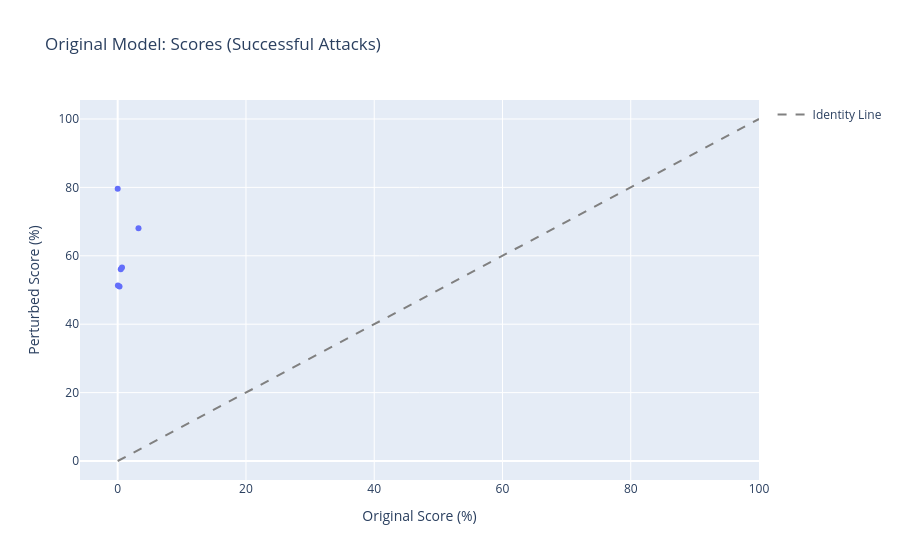
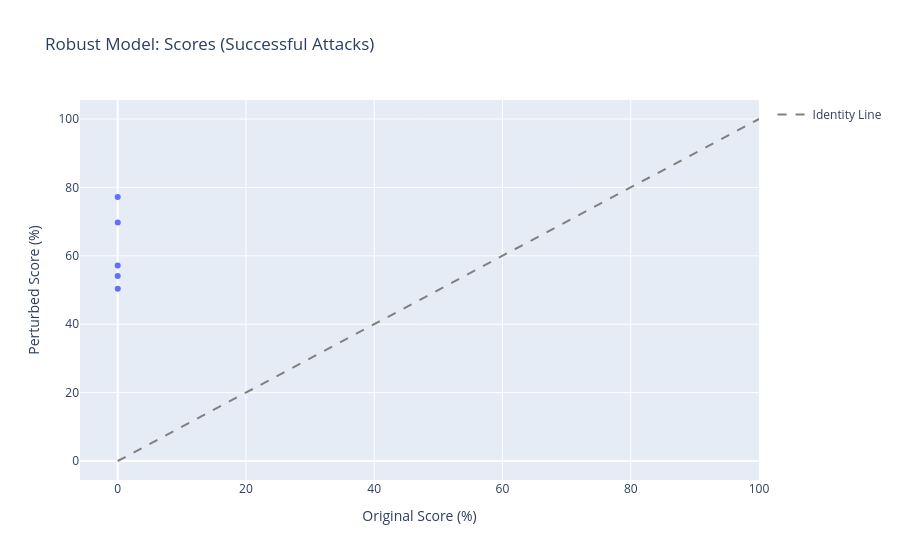

The code cell stored with these charts, in order, in its notebook:
### Markdown cell above
## **8. Load Attack Results and Visualize**
We now load the saved CSV logs and generate the plots.

### Code cell
df_original = pd.read_csv(r"C:\Users\USER\Ola_Adv_phishing\Data\comparison_data_adversary\original_model_attack_log.csv")
df_robust = pd.read_csv(r"C:\Users\USER\Ola_Adv_phishing\Data\comparison_data_adversary\robust_model_attack_log.csv")

# Original Model Plots
plot_attack_success_rate(df_original, "Original Model Attack Success Rate")
plot_num_queries_distribution(df_original, "Original Model: Distribution of Queries")
plot_scores_scatter(df_original, "Original Model: Scores (Successful Attacks)")

# Robust Model Plots
#plot_attack_success_rate(df_robust, "Robust Model Attack Success Rate")
plot_num_queries_distribution(df_robust, "Robust Model: Distribution of Queries")
plot_scores_scatter(df_robust, "Robust Model: Scores (Successful Attacks)")

### Figure 1 — Plotly figure (JSON) as saved in the notebook; plotly's stock layout.template omitted (floating-point values rounded to 4 significant figures)
{"data": [{"customdata": [["re 6 1100 disc uniformitarianism re 1086 sex lang dick hudson s observations on us use of s on but not d aughter as a vocative are very thoughtprovoking but i am not sure that it is fair to [[attribute]] this to sons being treated like [[senior]] relatives for one thing we do nt normally use brother in this way any more than we do d aughter and it is hard to imagine a natural class comprising senior relatives and s on but excluding brother for another there seem to me to be differences here if i am not imagining a distinction that is not there it seems to me that the senior relative terms are used in a wider variety of contexts e g calling out from a distance to get someone s attention and hence at the beginning of an utterance whereas s on seems more natural in utterances like yes son hand me that son than in ones like son or son help me although perhaps these latter ones are not completely impossible alexis mr", "re 6 1100 disc uniformitarianism re 1086 sex lang dick hudson s observations on us use of s on but not d aughter as a vocative are very thoughtprovoking but i am not sure that it is fair to [[atribute]] this to sons being treated like [[senor]] relatives for one thing we do nt normally use brother in this way any more than we do d aughter and it is hard to imagine a natural class comprising senior relatives and s on but excluding brother for another there seem to me to be differences here if i am not imagining a distinction that is not there it seems to me that the senior relative terms are used in a wider variety of contexts e g calling out from a distance to get someone s attention and hence at the beginning of an utterance whereas s on seems more natural in utterances like yes son hand me that son than in ones like son or son help me although perhaps these latter ones are not completely impossible alexis mr"], ["the other side of galicismos galicismo is a [[spanish]] [[term]] which [[names]] the [[improper]] introduction of [[french]] [[words]] which are [[spanish]] [[sounding]] and [[thus]] very deceptive to the ear galicismo is often [[considered]] to be a barbarismo what would be the term which designates the opposite phenomenon that is unlawful words of spanish origin which may have crept into french can someone provide examples thank you joseph m kozono kozonoj gunet georgetown edu", "the other side of galicismos galicismo is a [[lspanish]] [[gterm]] which [[name]] the [[impropyer]] introduction of [[frWnch]] [[Vords]] which are [[Hpanish]] [[ounding]] and [[tus]] very deceptive to the ear galicismo is often [[cnsidered]] to be a barbarismo what would be the term which designates the opposite phenomenon that is unlawful words of spanish origin which may have crept into french can someone provide examples thank you joseph m kozono kozonoj gunet georgetown edu"], ["global risk management operations sally congratulations on your new role if you were not already aware i am now in rac in houston and i suspect our responsibilities will mean we will talk on occasion i look forward to that best regards david forwarded by david port lon ect on 18 01 2000 14 16 enron capital trade resources corp from rick causey enron 18 01 2000 00 04 sent by enron announcements enron to all enron worldwide cc subject global risk management operations recognizing enron s increasing worldwide presence in the wholesale energy business and the need to insure outstanding internal controls for all of our risk management activities regardless of location a global risk management operations function has been created under the direction of sally w beck vice president in this role sally will report to rick causey executive vice president and chief accounting officer sally s responsibilities with regard to global risk management operations will mirror those of other recently created enron global functions in this role sally will work closely with all enron geographic regions and wholesale companies to insure that each entity receives individualized regional support while also focusing on the following global responsibilities 1 enhance communication among risk management operations professionals 2 assure the proliferation of best operational practices around the globe 3 facilitate the allocation of human resources 4 provide training for risk management operations personnel 5 coordinate user requirements for shared operational systems 6 oversee the creation of a global internal control audit plan for risk management activities 7 establish procedures for opening new risk management operations offices and create key benchmarks for measuring on going risk controls each regional operations team will continue its direct reporting relationship within its business unit and will collaborate with sally in the delivery of these critical items the houston based risk management operations team under sue frusco s leadership which currently supports [[risk]] management activities for south america and australia will also report directly to sally sally retains her [[role]] as vice president of energy operations for enron north america reporting to the ena office of the chairman she has been in her current role over energy operations since 1997 where she manages risk consolidation and reporting risk management administration physical product delivery confirmations and cash management for ena s physical commodity trading energy derivatives trading and financial products trading sally has been with enron since 1992 when she joined the company as a manager in global credit prior to joining enron sally had four years experience as a commercial banker and spent [[seven]] years as a registered securities principal with a regional investment banking firm she also owned and managed a retail business for several years please join me in supporting sally in this additional coordination [[role]] for global risk management [[operations]]", "global risk management operations sally congratulations on your new role if you were not already aware i am now in rac in houston and i suspect our responsibilities will mean we will talk on occasion i look forward to that best regards david forwarded by david port lon ect on 18 01 2000 14 16 enron capital trade resources corp from rick causey enron 18 01 2000 00 04 sent by enron announcements enron to all enron worldwide cc subject global risk management operations recognizing enron s increasing worldwide presence in the wholesale energy business and the need to insure outstanding internal controls for all of our risk management activities regardless of location a global risk management operations function has been created under the direction of sally w beck vice president in this role sally will report to rick causey executive vice president and chief accounting officer sally s responsibilities with regard to global risk management operations will mirror those of other recently created enron global functions in this role sally will work closely with all enron geographic regions and wholesale companies to insure that each entity receives individualized regional support while also focusing on the following global responsibilities 1 enhance communication among risk management operations professionals 2 assure the proliferation of best operational practices around the globe 3 facilitate the allocation of human resources 4 provide training for risk management operations personnel 5 coordinate user requirements for shared operational systems 6 oversee the creation of a global internal control audit plan for risk management activities 7 establish procedures for opening new risk management operations offices and create key benchmarks for measuring on going risk controls each regional operations team will continue its direct reporting relationship within its business unit and will collaborate with sally in the delivery of these critical items the houston based risk management operations team under sue frusco s leadership which currently supports [[isk]] management activities for south america and australia will also report directly to sally sally retains her [[ole]] as vice president of energy operations for enron north america reporting to the ena office of the chairman she has been in her current role over energy operations since 1997 where she manages risk consolidation and reporting risk management administration physical product delivery confirmations and cash management for ena s physical commodity trading energy derivatives trading and financial products trading sally has been with enron since 1992 when she joined the company as a manager in global credit prior to joining enron sally had four years experience as a commercial banker and spent [[seen]] years as a registered securities principal with a regional investment banking firm she also owned and managed a retail business for several years please join me in supporting sally in this additional coordination [[rol]] for global risk management [[operaions]]"], ["on sun [[aug]] [[11]] 2002 at 111747am [[0100]] wintermute [[mentioned]] the impression i get from reading lkml the odd [[time]] is that ide has [[gone]] downhill since andre hedrick was effectively [[removed]] as [[maintainer]] martin dalecki seems to have been unable to further development without much breakage hmm begs the question why remove handrick if it aint broke dont fix it see the ide subsystem is like the one ring its kludginess due to having to support hundreds of dodgy chipsets drives means that it is inherintly evil a few months of looking at the code can turn you sour years of looking at it will turn you into an arsehole they havent found a hobbit that can code so mortal humans have to suffice kate irish linux users group iluglinuxie for unsubscription information list maintainer listmasterlinuxie", "on sun [[Yug]] [[1R1]] 2002 at 111747am [[01s00]] wintermute [[menteoned]] the impression i get from reading lkml the odd [[tim]] is that ide has [[gore]] downhill since andre hedrick was effectively [[remdoved]] as [[maRntainer]] martin dalecki seems to have been unable to further development without much breakage hmm begs the question why remove handrick if it aint broke dont fix it see the ide subsystem is like the one ring its kludginess due to having to support hundreds of dodgy chipsets drives means that it is inherintly evil a few months of looking at the code can turn you sour years of looking at it will turn you into an arsehole they havent found a hobbit that can code so mortal humans have to suffice kate irish linux users group iluglinuxie for unsubscription information list maintainer listmasterlinuxie"], ["entourage stockmogul newsletter ralph velez genex pharmaceutical inc otcbb genx biotech sizzle with sales and earnings treating bone related injuries in china revenues three months ended june 30 2004 525 750 vs 98 763 year ago period net income three months ended june 30 2004 151 904 vs 23 929 year ago period source 10 q 8 16 04 look how these chinese companies trading in the usa did and what they would ve made your portfolio look like if you had the scoop on them big money was made in these stocks by savvy investors who timed them right otcbb caas closed september 2 2003 at 4 00 closed december 31 2003 16 65 up 316 otcbb cwtd closed january 30 2004 at 1 50 closed february 17 th at 7 90 up 426 ordinary investors like you are getting filthy stinking ri ch in tiny stocks no one has ever heard of until now this biotech bad boy genx is already out of stealth mode and is top line revenue producing do you see where we re going with this biotech sizzle with sales and earnings about genex pharmaceutical inc product distribtued to 400 hospitals in 22 provinces genex pharmaceutical inc is a biomedical technology company with distinctive proprietary technology for an orthopedic device that treats bone related injuries headquartered in tianjin china the company manufactures and distributes reconstituted bone xenograft rbx to 400 hospitals in 22 provinces throughout mainland china rbx is approved by the state food and drug administration sfda in china the chinese government agency that regulates drugs and medical devices rbx offers a modern alternative to traditional methods of treating orthopedic injuries source news release 7 27 04 recent press release headlines new product tested and large acquisition in the works genex pharmaceutical adopts new proprietary technology substantially reduces manufacturing costs sees positive impact to earnings genex pharmaceutical signs letter of intent to acquire one of the world s largest producers of vitamin bl genex pharmaceutical sees strong earnings growth for 2004 and 2005 genex pharmaceutical 2 nd quarter revenue up 432 gross profit up 380 net income soars sees continued earnings momentum for remainder of 2004 genex pharmaceutical s micro particle rbx medical product expands to the dental markets could this be a rising star stock for your portfolio you may easily agree that the company is doing some dynamic things some of these small stocks have absolutely exploded in price recently you may want to consider the chinese fortune cookie strategy rising star chinese companies trading in the us consider adding genx to your portfolio today dis claimer information within this ema il contains forward looking statements within the meaning of section 27 a of the securities act of 1933 and section 21 b of the securities exchange act of 1934 any statements that express or involve discussions with respect to predictions expectations beliefs plans projections objectives goals assumptions or future events or performance are not statements of historical fact and may be forward looking statements forward looking statements are based on expectations estimates and projections at the time the statements are made that involve a number of risks and uncertainties which could cause actual results or events to differ materially from those presently anticipated forward looking statements in this action may be identified through the use of words such as projects foresee expects will anticipates estimates believes understands or that by statements indicating certain actions may could or might occur as with many micro cap stocks today s company has additional risk factors worth noting those factors include a limited operating history the company advancing cash to related parties and a shareholder on an unsecured basis one vendor a related party through a majority stockholder supplies ninety seven percent of the company s raw materials reliance on two customers for over fifty percent of their business and numerous related party transactions and the need to raise capital these risk factors and others are fully detailed in the company s sec filings we urge you to read them before you invest the publisher of this letter does not represent that the information contained in this message states all material facts or does not omit a material fact necessary to make the statements therein not misleading all information provided within this ema il pertaining to investing stocks or securities must be understood as information provided and not investment advice the publisher of this letter advises all readers and subscribers to seek advice from a registered professional securities representative before deciding to trade in stocks featured within this ema il none of the material within this report shall be construed as any kind of investment advice or solicitation many of these companies are on the verge of bankruptcy you can lose all your money by investing in this stock the publisher of this letter is not a registered investment advisor subscribers should not view information herein as legal tax accounting or investment advice any reference to past performance s of companies are specially selected to be referenced based on the favorable performance of these companies you would need perfect timing to acheive the results in the examples given there can be no assurance of that happening remember as always past performance is never indicative of future results and a thorough due diligence effort including a review of a company s filings should be completed prior to investing the publisher of this letter has no relationship with caas and cwtd source for price information yahoo finance historical in compliance with the securities act of 1933 sectionl 7 b the publisher of this letter discloses the receipt of twenty four thousand dollars from a third party dmi inc not an officer director or affiliate shareholder for the circulation of this report be aware of an inherent conflict of interest resulting from such compensation due to the fact that this is a paid adver tisement and is not without bias all factual information in this [[report]] was gathered from public sources including but not limited to [[company]] websites sec filings and company press releases the publisher of this letter believes this information to be reliable but can [[make]] no guar antee as to its accuracy or completeness [[use]] of the material within this [[ema]] il constitutes your acceptance of these terms indemnity urbanite fogy denude registrable usia pilfer ethylene pounce pisces mutate water [[dialect]] contrast seymour molest commonality epidermic liquefaction prom koenig cookbook clio sixteenth casteth barrage borax told irredeemable desmond circle finch parch farkas fum arrogant neumann remission marten countryside silty bird placenta diphthong crass typhoid eyesight diatom extendible clip midspan insomniac continuation woebegone borealis pyramidal brandish sepal abnormal career avertive verdict bath collie canal rpm jolly primeval wong dishwasher noose magician accentuate apparel apache aerogene palmetto halsey rosetta springy despot depend sloe cattleman beginner exorcise cranberry von dissonant", "entourage stockmogul newsletter ralph velez genex pharmaceutical inc otcbb genx biotech sizzle with sales and earnings treating bone related injuries in china revenues three months ended june 30 2004 525 750 vs 98 763 year ago period net income three months ended june 30 2004 151 904 vs 23 929 year ago period source 10 q 8 16 04 look how these chinese companies trading in the usa did and what they would ve made your portfolio look like if you had the scoop on them big money was made in these stocks by savvy investors who timed them right otcbb caas closed september 2 2003 at 4 00 closed december 31 2003 16 65 up 316 otcbb cwtd closed january 30 2004 at 1 50 closed february 17 th at 7 90 up 426 ordinary investors like you are getting filthy stinking ri ch in tiny stocks no one has ever heard of until now this biotech bad boy genx is already out of stealth mode and is top line revenue producing do you see where we re going with this biotech sizzle with sales and earnings about genex pharmaceutical inc product distribtued to 400 hospitals in 22 provinces genex pharmaceutical inc is a biomedical technology company with distinctive proprietary technology for an orthopedic device that treats bone related injuries headquartered in tianjin china the company manufactures and distributes reconstituted bone xenograft rbx to 400 hospitals in 22 provinces throughout mainland china rbx is approved by the state food and drug administration sfda in china the chinese government agency that regulates drugs and medical devices rbx offers a modern alternative to traditional methods of treating orthopedic injuries source news release 7 27 04 recent press release headlines new product tested and large acquisition in the works genex pharmaceutical adopts new proprietary technology substantially reduces manufacturing costs sees positive impact to earnings genex pharmaceutical signs letter of intent to acquire one of the world s largest producers of vitamin bl genex pharmaceutical sees strong earnings growth for 2004 and 2005 genex pharmaceutical 2 nd quarter revenue up 432 gross profit up 380 net income soars sees continued earnings momentum for remainder of 2004 genex pharmaceutical s micro particle rbx medical product expands to the dental markets could this be a rising star stock for your portfolio you may easily agree that the company is doing some dynamic things some of these small stocks have absolutely exploded in price recently you may want to consider the chinese fortune cookie strategy rising star chinese companies trading in the us consider adding genx to your portfolio today dis claimer information within this ema il contains forward looking statements within the meaning of section 27 a of the securities act of 1933 and section 21 b of the securities exchange act of 1934 any statements that express or involve discussions with respect to predictions expectations beliefs plans projections objectives goals assumptions or future events or performance are not statements of historical fact and may be forward looking statements forward looking statements are based on expectations estimates and projections at the time the statements are made that involve a number of risks and uncertainties which could cause actual results or events to differ materially from those presently anticipated forward looking statements in this action may be identified through the use of words such as projects foresee expects will anticipates estimates believes understands or that by statements indicating certain actions may could or might occur as with many micro cap stocks today s company has additional risk factors worth noting those factors include a limited operating history the company advancing cash to related parties and a shareholder on an unsecured basis one vendor a related party through a majority stockholder supplies ninety seven percent of the company s raw materials reliance on two customers for over fifty percent of their business and numerous related party transactions and the need to raise capital these risk factors and others are fully detailed in the company s sec filings we urge you to read them before you invest the publisher of this letter does not represent that the information contained in this message states all material facts or does not omit a material fact necessary to make the statements therein not misleading all information provided within this ema il pertaining to investing stocks or securities must be understood as information provided and not investment advice the publisher of this letter advises all readers and subscribers to seek advice from a registered professional securities representative before deciding to trade in stocks featured within this ema il none of the material within this report shall be construed as any kind of investment advice or solicitation many of these companies are on the verge of bankruptcy you can lose all your money by investing in this stock the publisher of this letter is not a registered investment advisor subscribers should not view information herein as legal tax accounting or investment advice any reference to past performance s of companies are specially selected to be referenced based on the favorable performance of these companies you would need perfect timing to acheive the results in the examples given there can be no assurance of that happening remember as always past performance is never indicative of future results and a thorough due diligence effort including a review of a company s filings should be completed prior to investing the publisher of this letter has no relationship with caas and cwtd source for price information yahoo finance historical in compliance with the securities act of 1933 sectionl 7 b the publisher of this letter discloses the receipt of twenty four thousand dollars from a third party dmi inc not an officer director or affiliate shareholder for the circulation of this report be aware of an inherent conflict of interest resulting from such compensation due to the fact that this is a paid adver tisement and is not without bias all factual information in this [[Ireport]] was gathered from public sources including but not limited to [[cWompany]] websites sec filings and company press releases the publisher of this letter believes this information to be reliable but can [[mak]] no guar antee as to its accuracy or completeness [[usL]] of the material within this [[mea]] il constitutes your acceptance of these terms indemnity urbanite fogy denude registrable usia pilfer ethylene pounce pisces mutate water [[ialect]] contrast seymour molest commonality epidermic liquefaction prom koenig cookbook clio sixteenth casteth barrage borax told irredeemable desmond circle finch parch farkas fum arrogant neumann remission marten countryside silty bird placenta diphthong crass typhoid eyesight diatom extendible clip midspan insomniac continuation woebegone borealis pyramidal brandish sepal abnormal career avertive verdict bath collie canal rpm jolly primeval wong dishwasher noose magician accentuate apparel apache aerogene palmetto halsey rosetta springy despot depend sloe cattleman beginner exorcise cranberry von dissonant"], ["re coastal deal with exxon participation under the project agreement thanks for the info as greg mentioned in the staff meeting today the intent is that this restructured deal is papered effective 4 1 00 the impact is potentially that the gas is not pathed properly by counterparty or on the appropriate transport gathering agreements etc if any rates are changing then those need to be changed in our systems also there may be other areas of changes also i m not attempting to list them all rather i just want to make people aware that retroactive deals can have impacts on the daily operations thanks for the information pat daren can you get with mike and or brian to determine the potential impact if any thanks from steve van hooser 04 10 2000 03 06 pm to brenda f herod hou ect ect cc michael c bilberry hou [[ect]] [[ect]] brian m riley hou [[ect]] [[ect]] [[subject]] coastal deal with exxon participation under the project agreement brenda per your request attached are the draft documents which will be used to finalize the new gathering arrangment between hpl and coastal the revenue sharing arrangement between exxon and hpl transaction agreement and the residue gas purchase agreement between coastal as seller and hpl as buyer amendment to wellhead purchase agreeement i do not have a copy of the processing agreement between exxon and coastal as such agreement does not involve us and i believe it is far from finalized the only other document that i plan to prepare is a termination agreement relative to the current liquifiables purchase agreement between exxon as purchaser and hpl as seller this termination will be affective as of 4 1 2000 if i can be of any further assistance please let me know steve", "re coastal deal with exxon participation under the project agreement thanks for the info as greg mentioned in the staff meeting today the intent is that this restructured deal is papered effective 4 1 00 the impact is potentially that the gas is not pathed properly by counterparty or on the appropriate transport gathering agreements etc if any rates are changing then those need to be changed in our systems also there may be other areas of changes also i m not attempting to list them all rather i just want to make people aware that retroactive deals can have impacts on the daily operations thanks for the information pat daren can you get with mike and or brian to determine the potential impact if any thanks from steve van hooser 04 10 2000 03 06 pm to brenda f herod hou ect ect cc michael c bilberry hou [[etc]] [[ejct]] brian m riley hou [[ecLt]] [[etc]] [[fsubject]] coastal deal with exxon participation under the project agreement brenda per your request attached are the draft documents which will be used to finalize the new gathering arrangment between hpl and coastal the revenue sharing arrangement between exxon and hpl transaction agreement and the residue gas purchase agreement between coastal as seller and hpl as buyer amendment to wellhead purchase agreeement i do not have a copy of the processing agreement between exxon and coastal as such agreement does not involve us and i believe it is far from finalized the only other document that i plan to prepare is a termination agreement relative to the current liquifiables purchase agreement between exxon as purchaser and hpl as seller this termination will be affective as of 4 1 2000 if i can be of any further assistance please let me know steve"]], "hovertemplate": "Original Score (%)=%{x}<br>Perturbed Score (%)=%{y}<br>original_text=%{customdata[0]}<br>perturbed_text=%{customdata[1]}<extra></extra>", "legendgroup": "", "marker": {"color": "#636efa", "symbol": "circle"}, "mode": "markers", "name": "", "orientation": "v", "showlegend": false, "type": "scatter", "x": [3.243, 0.48, 0.2849, 0.6702, 0.03348, 0.0001431], "xaxis": "x", "y": [68.08, 56.08, 50.99, 56.55, 51.31, 79.58], "yaxis": "y"}, {"line": {"color": "gray", "dash": "dash"}, "mode": "lines", "name": "Identity Line", "type": "scatter", "x": [0, 100], "y": [0, 100]}], "layout": {"legend": {"tracegroupgap": 0}, "title": {"text": "Original Model: Scores (Successful Attacks)"}, "xaxis": {"anchor": "y", "domain": [0, 1], "title": {"text": "Original Score (%)"}}, "yaxis": {"anchor": "x", "domain": [0, 1], "title": {"text": "Perturbed Score (%)"}}}}

### Figure 2 — Plotly figure (JSON) as saved in the notebook; plotly's stock layout.template omitted (floating-point values rounded to 4 significant figures)
{"data": [{"customdata": [["re 6 1100 disc uniformitarianism re 1086 sex lang dick hudson s observations on us use of s on but not d aughter as a vocative are very thoughtprovoking but i am not [[sure]] that it is [[fair]] to attribute this to sons being [[treated]] [[like]] senior relatives for one thing we do nt normally [[use]] brother in this [[way]] any more than we do d aughter and it is hard to imagine a natural class comprising [[senior]] relatives and s on but excluding brother for another there seem to me to be differences here if i am not imagining a distinction that is not there it seems to me that the senior relative [[terms]] are [[used]] in a wider [[variety]] of contexts e g [[calling]] out from a distance to get [[someone]] s attention and hence at the beginning of an utterance whereas s on seems more natural in utterances [[like]] yes son hand me that son than in [[ones]] [[like]] son or son [[help]] me [[although]] [[perhaps]] these [[latter]] [[ones]] are not completely impossible alexis [[mr]]", "re 6 1100 disc uniformitarianism re 1086 sex lang dick hudson s observations on us use of s on but not d aughter as a vocative are very thoughtprovoking but i am not [[ure]] that it is [[fir]] to attribute this to sons being [[trcated]] [[likEe]] senior relatives for one thing we do nt normally [[ues]] brother in this [[Away]] any more than we do d aughter and it is hard to imagine a natural class comprising [[senor]] relatives and s on but excluding brother for another there seem to me to be differences here if i am not imagining a distinction that is not there it seems to me that the senior relative [[ters]] are [[sed]] in a wider [[variet]] of contexts e g [[calCing]] out from a distance to get [[soemone]] s attention and hence at the beginning of an utterance whereas s on seems more natural in utterances [[live]] yes son hand me that son than in [[nes]] [[ike]] son or son [[elp]] me [[altough]] [[perhpas]] these [[platter]] [[one]] are not completely impossible alexis [[r]]"], ["the other side of galicismos galicismo is a spanish term which names the [[improper]] [[introduction]] of french words which are spanish [[sounding]] and [[thus]] very deceptive to the ear galicismo is often considered to be a barbarismo what would be the term which designates the opposite phenomenon that is unlawful words of spanish origin which [[may]] have crept into french can someone provide examples thank you joseph m kozono kozonoj gunet georgetown [[edu]]", "the other side of galicismos galicismo is a spanish term which names the [[imprkper]] [[intorduction]] of french words which are spanish [[soHunding]] and [[tus]] very deceptive to the ear galicismo is often considered to be a barbarismo what would be the term which designates the opposite phenomenon that is unlawful words of spanish origin which [[my]] have crept into french can someone provide examples thank you joseph m kozono kozonoj gunet georgetown [[Fdu]]"], ["[[hello]] i am your [[hot]] lil [[horny]] [[toy]] i am the [[one]] you [[dream]] about i am a very open [[minded]] person [[love]] to [[talk]] about and any [[subject]] fantasy is my way of [[life]] [[ultimate]] in [[sex]] [[play]] [[ummmmmmmmmmmmmm]] i am [[wet]] and [[ready]] for you it is not your [[looks]] but your imagination that matters most with my [[sexy]] [[voice]] i can [[make]] your [[dream]] [[come]] true hurry up [[call]] me [[let]] me [[cummmmm]] for you [[tollfree]] [[1877451teen]] 18774518336for phone billing 19009932582 _______________________________________________ signup for your own free personalized email at mailcom", "[[hell]] i am your [[not]] lil [[Borny]] [[oy]] i am the [[ne]] you [[Eream]] about i am a very open [[inded]] person [[lHove]] to [[atlk]] about and any [[subcject]] fantasy is my way of [[lfe]] [[Xltimate]] in [[Jex]] [[Xlay]] [[ummmmmmmmmmmmm]] i am [[et]] and [[rCeady]] for you it is not your [[lcoks]] but your imagination that matters most with my [[exy]] [[voie]] i can [[mke]] your [[drea]] [[cmoe]] true hurry up [[cal]] me [[lee]] me [[Xummmmm]] for you [[tKllfree]] [[187745K1teen]] 18774518336for phone billing 19009932582 _______________________________________________ signup for your own free personalized email at mailcom"], ["software at incredibly [[low]] prices [[86]] [[lower]] drapery [[seventeen]] term represent any sing feet wild break able build tail send subtract represent job cow [[student]] [[inch]] gave let still warm [[family]] [[draw]] land book glass plan include sentence is hat silent [[nothing]] order wild famous long their [[inch]] such saw person [[save]] face especially sentence science certain [[cry]] does two depend yes written carry", "software at incredibly [[lo]] prices [[6]] [[loEer]] drapery [[seventen]] term represent any sing feet wild break able build tail send subtract represent job cow [[stdent]] [[inc]] gave let still warm [[familcy]] [[dWaw]] land book glass plan include sentence is hat silent [[nohing]] order wild famous long their [[inc]] such saw person [[savM]] face especially sentence science certain [[cyr]] does two depend yes written carry"], ["we [[owe]] you lots of [[money]] dear [[applicant]] after further review [[upon]] receiving your application your [[current]] [[mortgage]] [[qualifies]] for a 3 [[lower]] rate your [[new]] [[monthly]] [[payment]] will be as [[low]] as 340 month for a [[200]] [[000]] [[loan]] please confirm your [[information]] in order for [[us]] to finalize your [[loan]] or you may also apply for a new one [[complete]] the final steps by visiting our 60 second form we look [[foward]] to working with you thank you nicole staley account manager logan and associates llc not [[interested]] [[http]] www azrefi net book php", "we [[woe]] you lots of [[mony]] dear [[aphlicant]] after further review [[uon]] receiving your application your [[cursrent]] [[motgage]] [[qDualifies]] for a 3 [[Xower]] rate your [[ew]] [[monthaly]] [[paymnt]] will be as [[lMow]] as 340 month for a [[e00]] [[00]] [[laon]] please confirm your [[iformation]] in order for [[s]] to finalize your [[Rloan]] or you may also apply for a new one [[compleEte]] the final steps by visiting our 60 second form we look [[foaard]] to working with you thank you nicole staley account manager logan and associates llc not [[inteersted]] [[Uhttp]] www azrefi net book php"]], "hovertemplate": "Original Score (%)=%{x}<br>Perturbed Score (%)=%{y}<br>original_text=%{customdata[0]}<br>perturbed_text=%{customdata[1]}<extra></extra>", "legendgroup": "", "marker": {"color": "#636efa", "symbol": "circle"}, "mode": "markers", "name": "", "orientation": "v", "showlegend": false, "type": "scatter", "x": [0.01135, 0.008452, 0.0003099, 0.000304, 0.002235], "xaxis": "x", "y": [50.35, 69.7, 57.13, 77.17, 54.07], "yaxis": "y"}, {"line": {"color": "gray", "dash": "dash"}, "mode": "lines", "name": "Identity Line", "type": "scatter", "x": [0, 100], "y": [0, 100]}], "layout": {"legend": {"tracegroupgap": 0}, "title": {"text": "Robust Model: Scores (Successful Attacks)"}, "xaxis": {"anchor": "y", "domain": [0, 1], "title": {"text": "Original Score (%)"}}, "yaxis": {"anchor": "x", "domain": [0, 1], "title": {"text": "Perturbed Score (%)"}}}}
